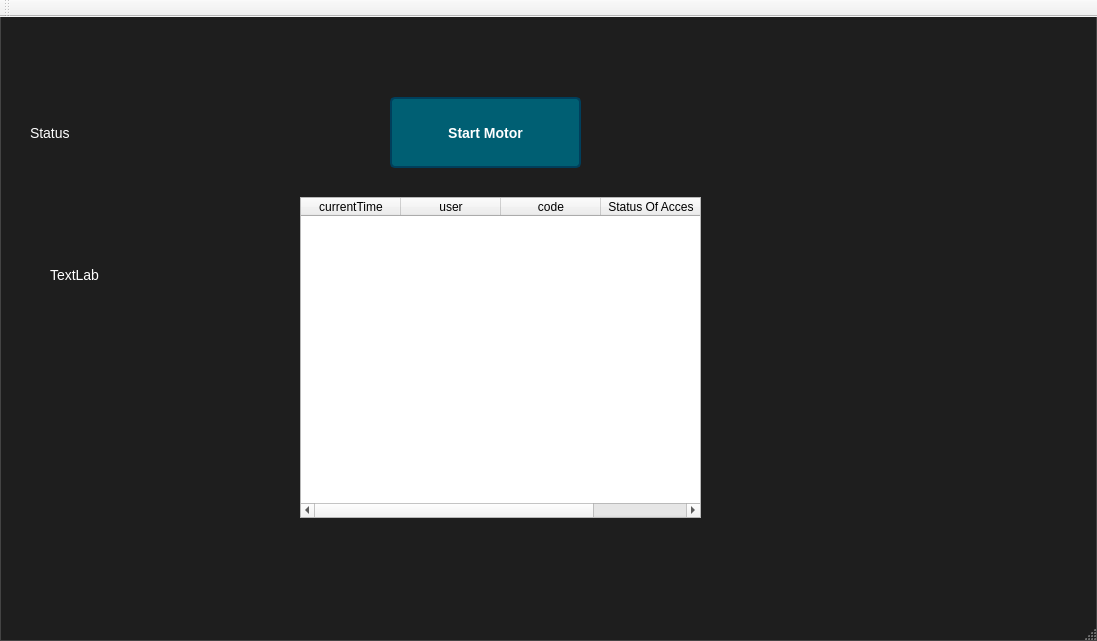
<?xml version="1.0" encoding="UTF-8"?>
<ui version="4.0">
 <class>MainWindow</class>
 <widget class="QMainWindow" name="MainWindow">
  <property name="geometry">
   <rect>
    <x>0</x>
    <y>0</y>
    <width>1097</width>
    <height>641</height>
   </rect>
  </property>
  <property name="windowTitle">
   <string>MainWindow</string>
  </property>
  <property name="styleSheet">
   <string notr="true">/* Main Window Style */
QMainWindow {
    background-color: #1e1e1e; /* Dark background */
    color: #ffffff; /* White text for all elements */
    border: 1px solid #444;
}

/* Buttons */
QPushButton {
    background-color: #005f73; /* Arduino blue */
    color: #ffffff; /* White text */
    border: 2px solid #003f5c;
    border-radius: 5px;
    padding: 5px;
    font-size: 14px;
    font-weight: bold;
}

QPushButton:hover {
    background-color: #0a9396; /* Lighter blue for hover effect */
}

QPushButton:pressed {
    background-color: #003f5c; /* Darker blue when pressed */
    border: 2px solid #005f73;
}

/* Labels */
QLabel {
    color: #ffffff; /* White text */
    font-size: 14px;
}</string>
  </property>
  <widget class="QWidget" name="centralWidget">
   <widget class="QLabel" name="label_3">
    <property name="geometry">
     <rect>
      <x>130</x>
      <y>90</y>
      <width>47</width>
      <height>13</height>
     </rect>
    </property>
    <property name="text">
     <string/>
    </property>
   </widget>
   <widget class="QPushButton" name="startButton">
    <property name="geometry">
     <rect>
      <x>390</x>
      <y>80</y>
      <width>191</width>
      <height>71</height>
     </rect>
    </property>
    <property name="text">
     <string>Start Motor</string>
    </property>
   </widget>
   <widget class="QLabel" name="statusLabel">
    <property name="geometry">
     <rect>
      <x>30</x>
      <y>100</y>
      <width>211</width>
      <height>31</height>
     </rect>
    </property>
    <property name="styleSheet">
     <string notr="true">color:#ffff;</string>
    </property>
    <property name="text">
     <string>Status</string>
    </property>
   </widget>
   <widget class="QLabel" name="motorStatusLabel">
    <property name="geometry">
     <rect>
      <x>30</x>
      <y>190</y>
      <width>191</width>
      <height>21</height>
     </rect>
    </property>
    <property name="text">
     <string/>
    </property>
   </widget>
   <widget class="QLabel" name="accessGrantedLED">
    <property name="geometry">
     <rect>
      <x>50</x>
      <y>250</y>
      <width>49</width>
      <height>16</height>
     </rect>
    </property>
    <property name="text">
     <string>TextLabel</string>
    </property>
   </widget>
   <widget class="QLineEdit" name="lineEditCode">
    <property name="geometry">
     <rect>
      <x>390</x>
      <y>280</y>
      <width>113</width>
      <height>22</height>
     </rect>
    </property>
   </widget>
   <widget class="QTableWidget" name="tableWidget">
    <property name="geometry">
     <rect>
      <x>300</x>
      <y>180</y>
      <width>401</width>
      <height>321</height>
     </rect>
    </property>
    <column>
     <property name="text">
      <string>currentTime</string>
     </property>
    </column>
    <column>
     <property name="text">
      <string>user</string>
     </property>
    </column>
    <column>
     <property name="text">
      <string>code</string>
     </property>
    </column>
    <column>
     <property name="text">
      <string>Status Of Acces</string>
     </property>
    </column>
   </widget>
  </widget>
  <widget class="QMenuBar" name="menuBar">
   <property name="geometry">
    <rect>
     <x>0</x>
     <y>0</y>
     <width>1097</width>
     <height>22</height>
    </rect>
   </property>
  </widget>
  <widget class="QToolBar" name="mainToolBar">
   <attribute name="toolBarArea">
    <enum>TopToolBarArea</enum>
   </attribute>
   <attribute name="toolBarBreak">
    <bool>false</bool>
   </attribute>
  </widget>
  <widget class="QStatusBar" name="statusBar"/>
 </widget>
 <layoutdefault spacing="6" margin="11"/>
 <resources/>
 <connections/>
</ui>
